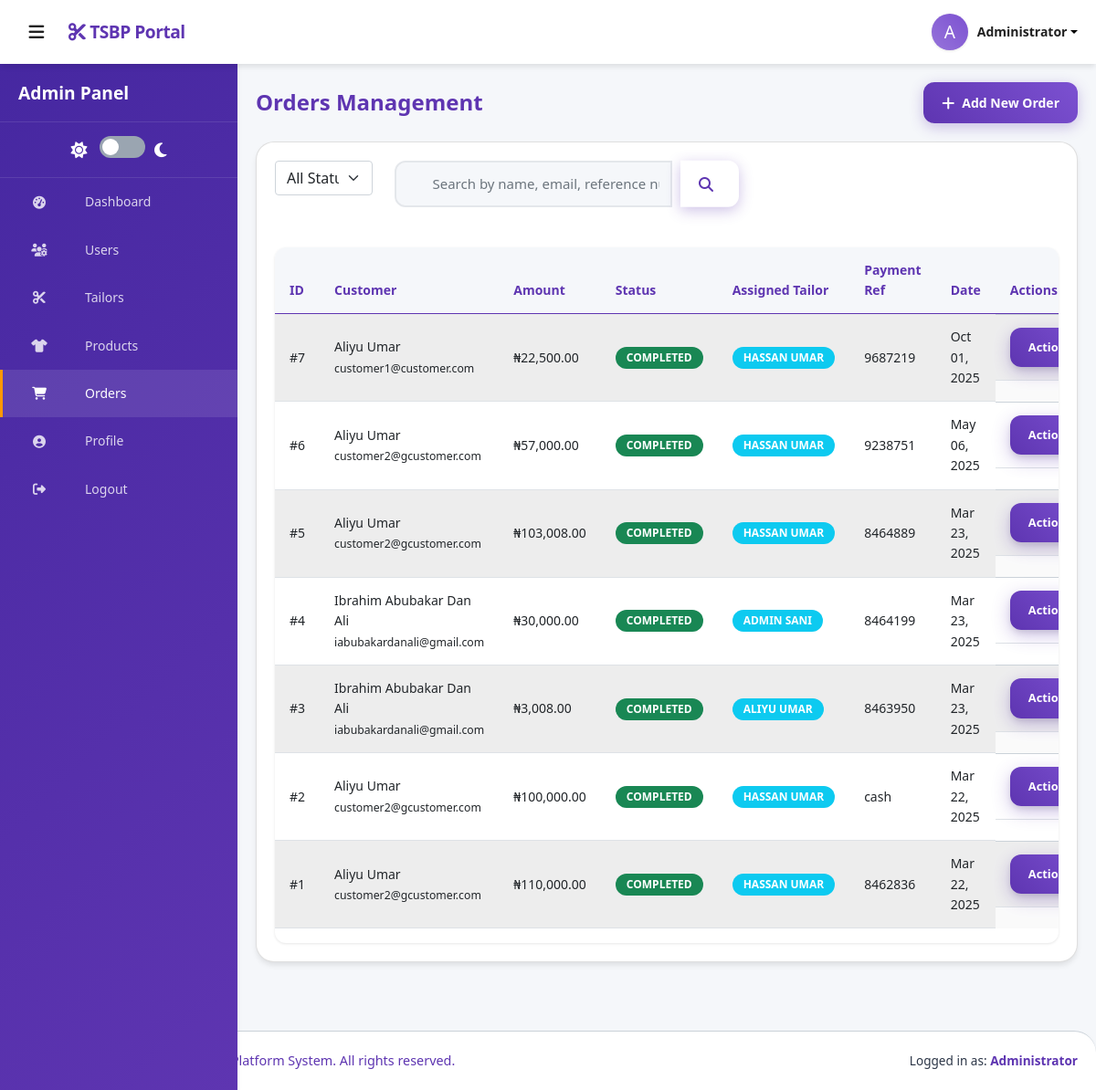
/tsbp/admin/orders.php (signed in), run on the app's committed database.
### tables this page shows
CREATE TABLE `orders` (
  `id` int(11) NOT NULL,
  `user_id` int(11) DEFAULT NULL,
  `total_amount` decimal(10,2) NOT NULL,
  `payment_status` enum('pending','completed','failed') DEFAULT 'pending',
  `payment_reference` varchar(100) DEFAULT NULL,
  `delivery_address` text DEFAULT NULL,
  `delivery_city` varchar(50) DEFAULT NULL,
  `delivery_state` varchar(50) DEFAULT NULL,
  `delivery_zip` varchar(20) DEFAULT NULL,
  `delivery_instructions` text DEFAULT NULL,
  `created_at` timestamp NOT NULL DEFAULT current_timestamp(),
  `tailor_id` int(11) DEFAULT NULL
);

CREATE TABLE `customers` (
  `id` int(11) NOT NULL,
  `first_name` varchar(50) NOT NULL,
  `last_name` varchar(50) NOT NULL,
  `email` varchar(100) NOT NULL,
  `password` varchar(255) NOT NULL,
  `phone` varchar(20) DEFAULT NULL,
  `address` text DEFAULT NULL,
  `city` varchar(50) DEFAULT NULL,
  `state` varchar(50) DEFAULT NULL,
  `zip_code` varchar(20) DEFAULT NULL,
  `created_at` timestamp NOT NULL DEFAULT current_timestamp()
);

CREATE TABLE `tailors` (
  `tailor_id` int(11) NOT NULL,
  `fullname` varchar(100) NOT NULL,
  `email` varchar(100) NOT NULL,
  `phone` varchar(20) NOT NULL,
  `password` varchar(255) NOT NULL,
  `address` text DEFAULT NULL,
  `specialty` varchar(100) DEFAULT NULL,
  `status` enum('active','inactive') DEFAULT 'active',
  `last_login` datetime DEFAULT NULL,
  `created_at` datetime DEFAULT current_timestamp()
);

### tsbp/admin/orders.php (the view, shortened to what this page needs)
<?php
require_once('functions/admin_functions.php');
$search = isset($_GET['search']) ? $_GET['search'] : '';
$page = isset($_GET['page']) ? (int)$_GET['page'] : 1;
$limit = 10;
$offset = ($page - 1) * $limit;
$query = "SELECT o.*, c.first_name, c.last_name, c.email, c.phone,
          ota.tailor_id, ota.status AS assignment_status, ota.due_date, t.fullname AS tailor_name
          FROM orders o
          LEFT JOIN customers c ON o.user_id = c.id
          LEFT JOIN order_tailor_assignments ota ON o.id = ota.order_id
          LEFT JOIN tailors t ON ota.tailor_id = t.tailor_id
          WHERE 1=1";
$query .= " ORDER BY o.created_at DESC LIMIT $offset, $limit";
$result = $conn->query($query);
include 'includes/header.php';
include 'includes/sidebar.php';
?>
<main class="main-content">
	<div class="container">
		<div class="page-header">
			<h1>Orders Management</h1>
			<div class="header-actions">
				<button class="btn btn-primary" data-bs-toggle="modal" data-bs-target="#addOrderModal">
					<i class="fas fa-plus me-2"></i>Add New Order
				</button>
			</div>
		</div>
		<div class="card">
			<div class="card-body">
				<div class="filters">
					<form action="" method="GET" class="filter-form">
						<div class="row">
							<div class="col-md-3 form-group">
								<select name="status" class="form-select">
									<option value="">All Status</option>
								</select>
							</div>
							<div class="col-md-6 form-group search-group">
								<div class="input-group">
									<input type="text" name="search" class="form-control" placeholder="Search by name, email, reference number..." value="<?php echo htmlspecialchars($search); ?>">
									<button type="submit" class="btn btn-primary">
										<i class="fas fa-search"></i>
									</button>
								</div>
							</div>
						</div>
					</form>
				</div>
				<div class="table-responsive">
					<table class="table table-striped">
						<thead>
							<tr>
								<th>ID</th>
								<th>Customer</th>
								<th>Amount</th>
								<th>Status</th>
								<th>Assigned Tailor</th>
								<th>Payment Ref</th>
								<th>Date</th>
								<th>Actions</th>
							</tr>
						</thead>
						<tbody>
							<?php
							if ($result && $result->num_rows > 0) {
								while ($row = $result->fetch_assoc()):
								?>
								<tr>
									<td>#<?php echo $row['id']; ?></td>
									<td>
										<?php if (!empty($row['first_name']) || !empty($row['last_name'])): ?>
										<?php echo htmlspecialchars($row['first_name'] . ' ' . $row['last_name']); ?><br>
										<small><?php echo htmlspecialchars($row['email']); ?></small>
										<?php else : ?>
										<span class="text-muted">Guest Order</span>
										<?php endif; ?>
									</td>
									<td>₦<?php echo number_format($row['total_amount'], 2); ?></td>
									<td>
										<span class="badge <?php
											echo $row['payment_status'] == 'completed' ? 'bg-success' :
											($row['payment_status'] == 'pending' ? 'bg-warning' : 'bg-danger');
											?>">
											<?php echo ucfirst($row['payment_status']); ?>
										</span>
									</td>
									<td>
										<?php if (!empty($row['tailor_id'])): ?>
										<span class="badge bg-info"><?php echo htmlspecialchars($row['tailor_name']); ?></span>
										<br>
										<?php else : ?>
										<span class="badge bg-secondary">Not Assigned</span>
										<?php endif; ?>
									</td>
									<td><?php echo !empty($row['payment_reference']) ? htmlspecialchars($row['payment_reference']) : '-'; ?></td>
									<td><?php echo date('M d, Y', strtotime($row['created_at'])); ?></td>
									<td class="actions">
										<div class="dropdown">
											<button class="btn btn-sm btn-secondary dropdown-toggle" type="button" id="actionDropdown<?php echo $row['id']; ?>" data-bs-toggle="dropdown" aria-expanded="false">
												Actions
											</button>
										</div>
									</td>
								</tr>
								<?php
								endwhile;
							} else {
								echo '<tr><td colspan="8" class="text-center">No orders found</td></tr>';
							}
							?>
						</tbody>
					</table>
				</div>
			</div>
		</div>
	</div>
</main>
<?php include 'includes/footer.php'; ?>

### data on the page
orders: id "7", user.last_name "Aliyu Umar", user.email "customer1@customer.com", total_amount "22,500.00", payment_status "COMPLETED", tailors.fullname "HASSAN UMAR", payment_reference "9687219", created_at "Oct 01, 2025"
orders: id "6", user.last_name "Aliyu Umar", user.email "customer2@gcustomer.com", total_amount "57,000.00", payment_status "COMPLETED", tailors.fullname "HASSAN UMAR", payment_reference "9238751", created_at "May 06, 2025"
orders: id "5", user.last_name "Aliyu Umar", user.email "customer2@gcustomer.com", total_amount "103,008.00", payment_status "COMPLETED", tailors.fullname "HASSAN UMAR", payment_reference "8464889", created_at "Mar 23, 2025"
orders: id "4", user.last_name "Ibrahim Abubakar Dan Ali", user.email "iabubakardanali@gmail.com", total_amount "30,000.00", payment_status "COMPLETED", tailors.fullname "ADMIN SANI", payment_reference "8464199", created_at "Mar 23, 2025"
orders: id "3", user.last_name "Ibrahim Abubakar Dan Ali", user.email "iabubakardanali@gmail.com", total_amount "3,008.00", payment_status "COMPLETED", tailors.fullname "ALIYU UMAR", payment_reference "8463950", created_at "Mar 23, 2025"
orders: id "2", user.last_name "Aliyu Umar", user.email "customer2@gcustomer.com", total_amount "100,000.00", payment_status "COMPLETED", tailors.fullname "HASSAN UMAR", payment_reference "cash", created_at "Mar 22, 2025"
orders: id "1", user.last_name "Aliyu Umar", user.email "customer2@gcustomer.com", total_amount "110,000.00", payment_status "COMPLETED", tailors.fullname "HASSAN UMAR", payment_reference "8462836", created_at "Mar 22, 2025"

### other printed values
substr($_SESSION['admin_name'], 0, 1) "A"
$_SESSION['admin_name'] "Administrator"
